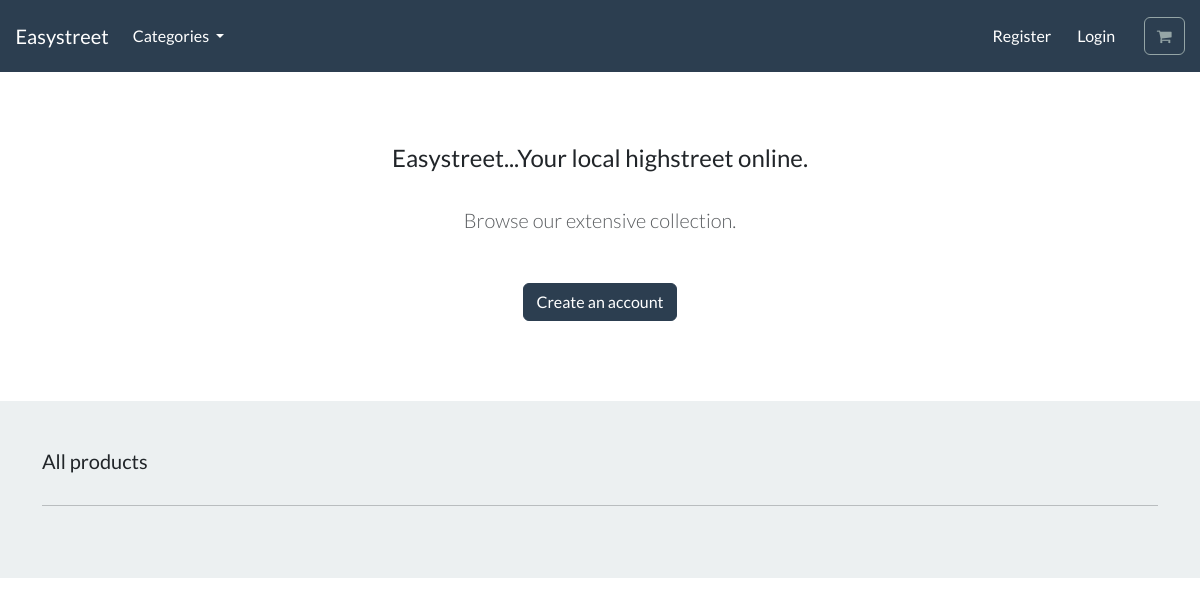
Before: / with the older database file.
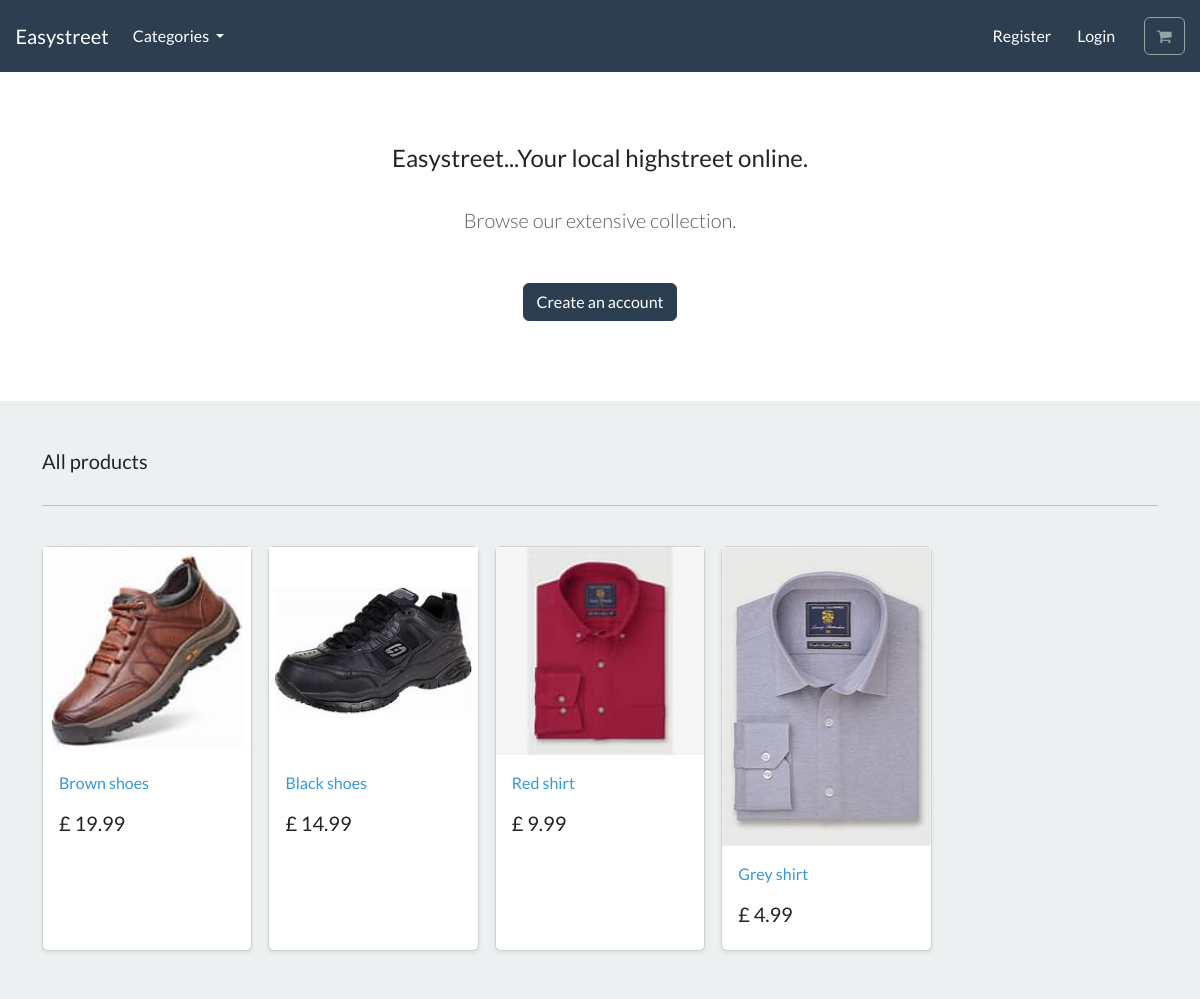
After: the same page with the newer database file.
### shop/models.py (models this page shows, shortened)
class Product(models.Model):
    category = models.ForeignKey(
        Category, related_name="product", on_delete=models.CASCADE, null=True
    )
    title = models.CharField(max_length=254)
    brand = models.CharField(max_length=254, default="Un-branded")
    description = models.TextField(blank=True)
    slug = models.SlugField(max_length=254)
    price = models.DecimalField(max_digits=6, decimal_places=2)
    image = models.ImageField(upload_to="images/")
    class Meta:
        verbose_name_plural = "Products"

### shop/views.py (the view)
# urls.py: path("", views.store, name="shop"),
def store(request):
    all_products = Product.objects.all()
    context = {"all_products": all_products}
    return render(request, "shop/shop.html", context)

### shop/views.py (called while the page is built)
def categories(requests):
    all_categories = Category.objects.all()
    return {"all_categories": all_categories}

### shop/templates/shop/shop.html
{% extends "./base.html" %}
{% load static %}
{% block content %}
<section class="py-4 text-center container">
    <div class="row py-lg-5">
        <div class="col-lg-6 col-md-8 mx-auto">
            <h4> Easystreet...Your local highstreet online. </h4>
            <br>
            <p class="lead text-muted">
                Browse our extensive collection.
            </p>
            <br>
            <a href="#" class="btn btn-primary my-2"> Create an account </a>
        </div>
    </div>
</section>
<div class="album py-5 bg-light">
    <div class="container">
        <div class="pb-3 h5"> All products </div>
        <hr>
        <br>
        <div class="row row-cols-1 row-cols-sm-2 row-cols-md-5 g-3">
            {% for product in all_products %}
            <div class="col">
                <div class="card shadow-sm h-100">
                    <img class="img-fluid" alt="Responsive image" src="{{product.image.url}}">
                    <div class="card-body">
                        <p class="card-text">
                            <a class="text-info text-decoration-none" href=""> {{product.title | capfirst}} </a>
                        </p>
                        <div class="d-flex justify-content-between align-items-center">
                            <h5> £ {{ product.price }} </h5>
                        </div>
                    </div>
                </div>
            </div>
            {% endfor %}
        </div>
    </div>
</div>
{% endblock %}

### shop/templates/shop/base.html (shortened to what this page needs)
{% load static %}
<!DOCTYPE html>
<html>
<head>
    <link rel="stylesheet" href="https://bootswatch.com/5/flatly/bootstrap.min.css">
    <link rel="stylesheet" href="https://cdnjs.cloudflare.com/ajax/libs/font-awesome/4.7.0/css/font-awesome.min.css">
</head>
<nav class="navbar navbar-expand-sm bg-primary ">
    <a class="navbar-brand main-heading text-white" href="{% url 'shop' %}">
        &nbsp; &nbsp; Easystreet
    </a>
    <div class="collapse navbar-collapse" id="navbarCollapse">
        <ul class="navbar-nav me-auto mb-2 mb-md-0">
            <li class="nav-item dropdown">
                <a class="nav-link dropdown-toggle text-white" href="#" id="navbarDropdown" role="button"
                    data-bs-toggle="dropdown" aria-expanded="false">
                    Categories
                </a>
            </li>
        </ul>
    </div>
    <div class="collapse navbar-collapse text-center" id="navbarNavDropdown">
        <ul class="navbar-nav ms-auto">
            <li class="nav-item">
                <a class="btn btn-alert navbar-btn text-white" type="button" href="/"> Register </a>
            </li>
            <li class="nav-item">
                <a class="btn btn-alert navbar-btn text-white" type="button" href="/"> Login </a>
            </li>
            <li class="nav-item">
                <a type="button" role="button" href="/" class="btn btn-outline-secondary">
                    <i class="fa fa-shopping-cart" aria-hidden="true"> </i>
                </a>
            </li>
        </ul>
    </div>
</nav>
<body>
    {% block content %}
    {% endblock %}
</body>
</html>

Changed rows visible on the page:
added Product: image (picture), title "Brown shoes", price "19.99"
added Product: image (picture), title "Black shoes", price "14.99"
added Product: image (picture), title "Red shirt", price "9.99"
added Product: image (picture), title "Grey shirt", price "4.99"
